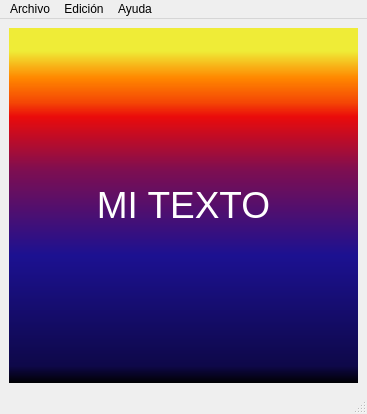
<?xml version="1.0" encoding="UTF-8"?>
<ui version="4.0">
 <class>MainWindow</class>
 <widget class="QMainWindow" name="MainWindow">
  <property name="geometry">
   <rect>
    <x>0</x>
    <y>0</y>
    <width>367</width>
    <height>414</height>
   </rect>
  </property>
  <property name="windowTitle">
   <string>MI PROYECTO</string>
  </property>
  <widget class="QWidget" name="centralwidget">
   <layout class="QGridLayout" name="gridLayout">
    <item row="0" column="0">
     <widget class="QLabel" name="label">
      <property name="styleSheet">
       <string notr="true">background-color: qlineargradient(spread:pad, x1:0, y1:1, x2:0, y2:0, stop:0 rgba(0, 0, 0, 255), stop:0.05 rgba(14, 8, 73, 255), stop:0.36 rgba(28, 17, 145, 255), stop:0.6 rgba(126, 14, 81, 255), stop:0.75 rgba(234, 11, 11, 255), stop:0.79 rgba(244, 70, 5, 255), stop:0.86 rgba(255, 136, 0, 255), stop:0.935 rgba(239, 236, 55, 255));</string>
      </property>
      <property name="text">
       <string>&lt;html&gt;&lt;head/&gt;&lt;body&gt;&lt;p align=&quot;center&quot;&gt;&lt;span style=&quot; font-size:28pt; color:#ffffff;&quot;&gt;MI TEXTO&lt;/span&gt;&lt;/p&gt;&lt;/body&gt;&lt;/html&gt;</string>
      </property>
     </widget>
    </item>
   </layout>
  </widget>
  <widget class="QMenuBar" name="menubar">
   <property name="geometry">
    <rect>
     <x>0</x>
     <y>0</y>
     <width>367</width>
     <height>20</height>
    </rect>
   </property>
   <widget class="QMenu" name="menuArchivo">
    <property name="title">
     <string>Archivo</string>
    </property>
    <addaction name="actionNuevo"/>
    <addaction name="actionGuardar"/>
    <addaction name="actionGuardar_como"/>
    <addaction name="actionImprimir"/>
    <addaction name="actionSalir"/>
   </widget>
   <widget class="QMenu" name="menuEdici_n">
    <property name="title">
     <string>Edición</string>
    </property>
    <addaction name="actionCopiar"/>
    <addaction name="actionCortar"/>
    <addaction name="actionPegar"/>
   </widget>
   <widget class="QMenu" name="menuAyuda">
    <property name="title">
     <string>Ayuda</string>
    </property>
    <addaction name="actionAcerca_del_software"/>
    <addaction name="actionBuscar_actualizaciones"/>
    <addaction name="actionDocumentaci_n"/>
   </widget>
   <addaction name="menuArchivo"/>
   <addaction name="menuEdici_n"/>
   <addaction name="menuAyuda"/>
  </widget>
  <widget class="QStatusBar" name="statusbar"/>
  <action name="actionNuevo">
   <property name="text">
    <string>Nuevo</string>
   </property>
  </action>
  <action name="actionGuardar">
   <property name="text">
    <string>Guardar</string>
   </property>
  </action>
  <action name="actionGuardar_como">
   <property name="text">
    <string>Guardar como</string>
   </property>
  </action>
  <action name="actionImprimir">
   <property name="text">
    <string>Imprimir</string>
   </property>
  </action>
  <action name="actionSalir">
   <property name="text">
    <string>Salir</string>
   </property>
  </action>
  <action name="actionCopiar">
   <property name="text">
    <string>Copiar</string>
   </property>
  </action>
  <action name="actionCortar">
   <property name="text">
    <string>Cortar</string>
   </property>
  </action>
  <action name="actionPegar">
   <property name="text">
    <string>Pegar</string>
   </property>
  </action>
  <action name="actionAcerca_del_software">
   <property name="text">
    <string>Acerca del software</string>
   </property>
  </action>
  <action name="actionBuscar_actualizaciones">
   <property name="text">
    <string>Buscar actualizaciones</string>
   </property>
  </action>
  <action name="actionDocumentaci_n">
   <property name="text">
    <string>Documentación</string>
   </property>
  </action>
 </widget>
 <resources/>
 <connections/>
</ui>
